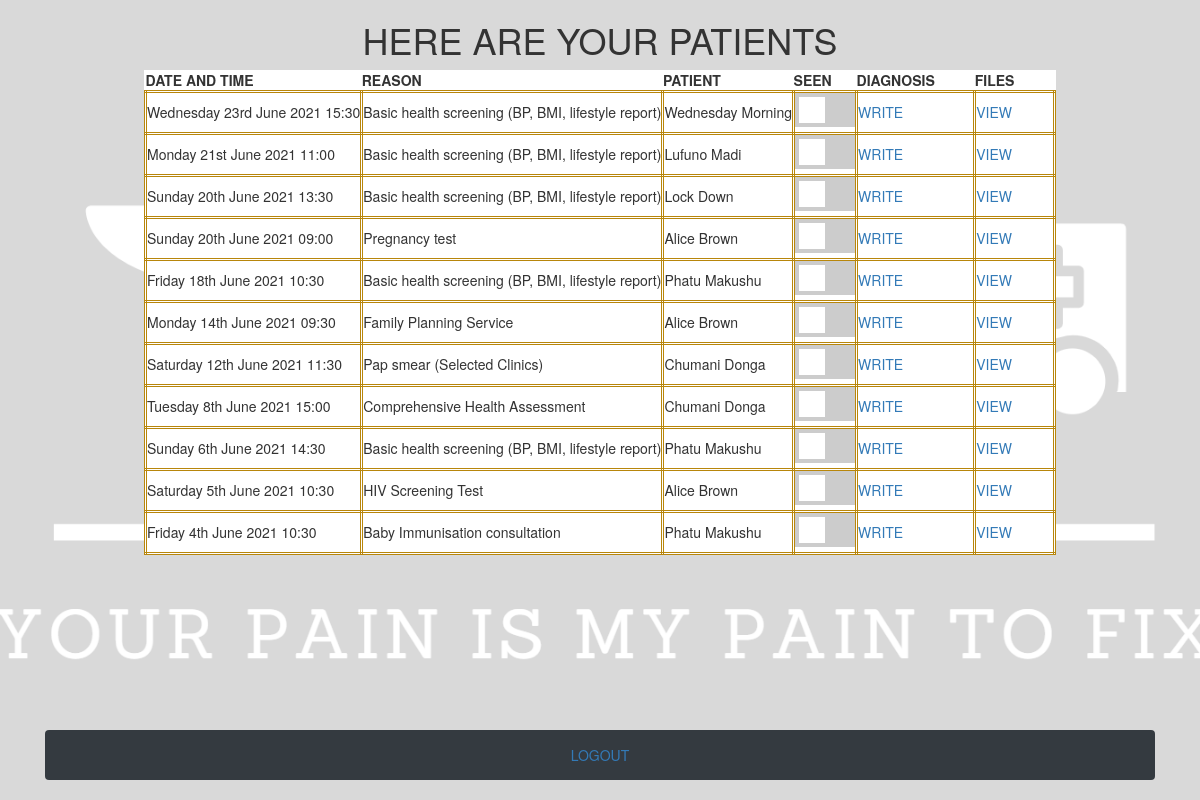
/doctor.php, run on the app's committed database.
### tables this page shows
CREATE TABLE `book` (
  `cell` varchar(50) NOT NULL,
  `dateAndTime` varchar(50) NOT NULL,
  `reason` varchar(50) NOT NULL,
  `id` int(11) NOT NULL,
  `name` varchar(100) NOT NULL,
  `diagnosis` varchar(1000) NOT NULL
);

### doctor.php (the view, shortened to what this page needs)
<!DOCTYPE html>
<html>
    <head>
        <link rel="stylesheet" href="theCss.css">
        <link rel="stylesheet" href="https://stackpath.bootstrapcdn.com/bootstrap/4.4.1/css/bootstrap.min.css">
        <link rel="stylesheet" href="https://maxcdn.bootstrapcdn.com/bootstrap/3.4.1/css/bootstrap.min.css">
</head>
    <body>
            <?php
            include 'db.php';
            ?>
    <center><h1>HERE ARE YOUR PATIENTS</h1></center>
            <table align="center" id="show">
                <tr>
                    <th>DATE AND TIME</th>
                    <th>REASON</th>
                    <th>PATIENT</th>
                    <th>SEEN</th>
                    <th style="padding-right: 40px">DIAGNOSIS</th>
                    <th style="padding-right: 40px">FILES</th>
                </tr>
                <?php
                $result = $mysqli->query("SELECT * FROM book ORDER BY id DESC") or die($mysql->error);
                while ($display = $result->fetch_assoc()):
                    $dateTimeDisplay = $display['dateAndTime'];
                    ?>
                    <tr>
                         <td> <?php echo $dateTimeDisplay; ?> </td>
                        <td> <?php echo $display['reason']; ?> </td>
                        <td> <?php echo $display['name']; ?> </td>
                        <td>
                        <label class="switch">
                          <span class="slider"></span>
                        </label>
                     </td>
                     <td> <?php echo "<a href='files.php?dateAndTime={$display['dateAndTime']}'>"; ?>WRITE</a></td>
                     <td> <?php echo "<a href='viewPatient.php?dateAndTime={$display['dateAndTime']}'>"; ?>VIEW</a></td>
                    <?php
                    endwhile;
                    ?>
                </tr>
            </table>
        <div class="container fixed-bottom">
            <nav class="navbar navbar-dark bg-dark">
                <div class="btn-group dropup">
                    <a href="index.php">LOGOUT</a>
                </div>
            </nav>
        </div>
    </body>
</html>

### theCss.css (style rules this page uses)
body { background-image: url('/images/background.png'); background-position: center center; background-repeat: no-repeat; background-attachment: fixed; background-size: cover; background-color: gray; }
#show, #appointment, #reschedule, #cancel { background-color: white; }
#show td { border-style: double; border-color: darkgoldenrod; }

### doctor.php (style rules this page uses)
.switch { position: relative; display: inline-block; width: 60px; height: 34px; }
.slider { position: absolute; cursor: pointer; top: 0; left: 0; right: 0; bottom: 0; background-color: #ccc; -webkit-transition: .4s; transition: .4s; }
.slider:before { position: absolute; content: ""; height: 26px; width: 26px; left: 4px; bottom: 4px; background-color: white; -webkit-transition: .4s; transition: .4s; }

### data on the page
book: dateAndTime "Wednesday 23rd June 2021 15:30", reason "Basic health screening (BP, BMI, lifestyle report)", name "Wednesday Morning"
book: dateAndTime "Monday 21st June 2021 11:00", reason "Basic health screening (BP, BMI, lifestyle report)", name "Lufuno Madi"
book: dateAndTime "Sunday 20th June 2021 13:30", reason "Basic health screening (BP, BMI, lifestyle report)", name "Lock Down"
book: dateAndTime "Sunday 20th June 2021 09:00", reason "Pregnancy test", name "Alice Brown"
book: dateAndTime "Friday 18th June 2021 10:30", reason "Basic health screening (BP, BMI, lifestyle report)", name "Phatu Makushu"
book: dateAndTime "Monday 14th June 2021 09:30", reason "Family Planning Service", name "Alice Brown"
book: dateAndTime "Saturday 12th June 2021 11:30", reason "Pap smear (Selected Clinics)", name "Chumani Donga"
book: dateAndTime "Tuesday 8th June 2021 15:00", reason "Comprehensive Health Assessment", name "Chumani Donga"
book: dateAndTime "Sunday 6th June 2021 14:30", reason "Basic health screening (BP, BMI, lifestyle report)", name "Phatu Makushu"
book: dateAndTime "Saturday 5th June 2021 10:30", reason "HIV Screening Test", name "Alice Brown"
book: dateAndTime "Friday 4th June 2021 10:30", reason "Baby Immunisation consultation", name "Phatu Makushu"
